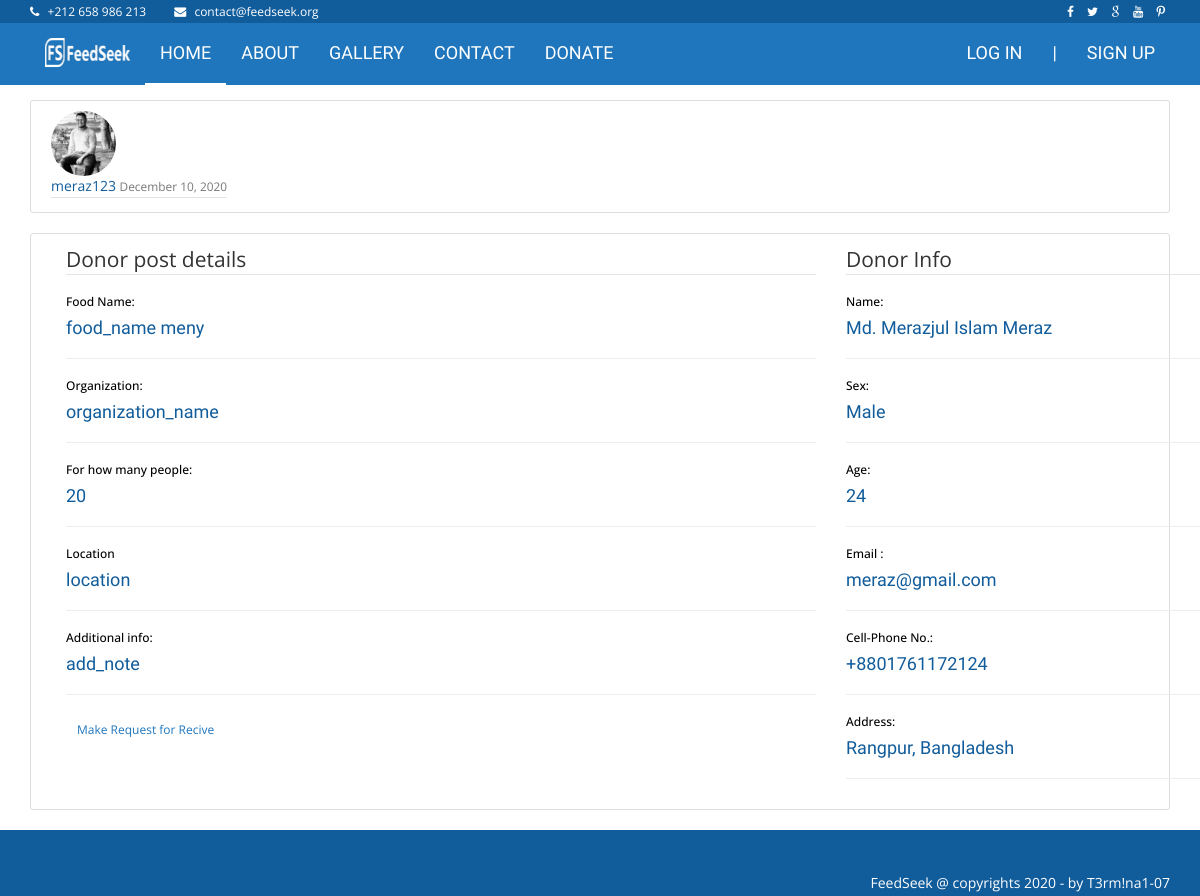
The app's page /post/2/ with its own data.
### donate_post/models.py (models this page shows, shortened)
class Post(models.Model):
    POST_CHOICES = (
        ('D', 'Want to donate',),
        ('R', 'Request for donate',),
    )
    post_choice = models.CharField(max_length=20,choices=POST_CHOICES)
    food_name = models.CharField(max_length=150,blank=True)
    organization_name = models.CharField(max_length=50,blank=True)
    how_many_people = models.IntegerField(blank=True)
    date = models.DateField(blank=True)
    location = models.CharField(max_length=70,blank=True)
    add_note = models.TextField(max_length=500,blank=True)
    date_posted = models.DateTimeField(default=timezone.now)
    author = models.ForeignKey(User, on_delete=models.CASCADE)

### users/models.py (models this page shows, shortened)
class Profile(models.Model):
    SEX_CHOICES = (
        ('Female', 'Female',),
        ('Male', 'Male',),
        ('Unsure', 'Unsure',),
    )
    user = models.OneToOneField(User, on_delete=models.CASCADE)
    image = models.ImageField(default='default.jpg', upload_to='profile_pics')
    full_name = models.CharField(max_length=150, blank=True)
    age = models.IntegerField(null=True,blank=True)
    sex = models.CharField(max_length=6,choices=SEX_CHOICES)
    phone = PhoneNumberField(blank=True)
    address = models.TextField(max_length=30, blank=True)

### donate_post/views.py (the view)
# urls.py: path('post/<int:pk>/', PostDetailView.as_view(), name='post-detail'),
class PostDetailView(DetailView):
    model = Post
    template_name = 'post_detail.html'

### donate_post/templates/post_detail.html
{% extends "pages/base.html" %}
{% block content %}
<article class="media content-section">
    <img class="rounded-circle article-img" style="border-radius: 50%;" src="{{ object.author.profile.image.url }}">
    <div class="media-body">
        <div class="article-metadata">
            <a class="mr-2" href="#">{{ object.author }}</a>
            <small class="text-muted">{{ object.date_posted|date:"F d, Y" }}</small>
        </div>
    </div>
</article>
<div class="content-section">
    <div class="container">
        <div class="row">
            <div class="col-md-12 col-lg-8 mb-5">
                <div class="personal_text">
                    <legend class="border-bottom mb-4" >Donor post details</legend>
                    <h6 style="color: black;">Food Name:</h6>
                    <h4>{{ object.food_name }}</h4>
                    <hr>
                    <h6 style="color: black;">Organization:</h6>
                    <h4>{{ object.organization_name }}</h4>
                    <hr>
                    <h6 style="color: black;">For how many people:</h6>
                    <h4>{{ object.how_many_people }}</h4>
                    <hr>
                    <h6 style="color: black;">Location</h6>
                    <h4>{{ object.location }}</h4>
                    <hr>
                    <h6 style="color: black;">Additional info:</h6>
                    <h4>{{ object.add_note }}</h4>
                    <hr>
                </div>
                {% if object.author == user %}
                <div>
                    <a class="btn btn-secondary btn-sm mt-1 mb-1" href="{% url 'post-update' object.id %}">Update</a>
                    <a class="btn btn-danger btn-sm mt-1 mb-1" href="{% url 'post-delete' object.id %}">Delete</a>
                </div>
                {% else %}
                <div>
                    <a class="btn btn-secondary btn-sm mt-1 mb-1" href="{% url 'post-update' object.id %}">Make Request
                        for
                        Recive</a>
                </div>
                {% endif %}
            </div>
            <div class="col-lg-4">
                <div class="p-4 mb-3 bg-white">
                    <div class="personal_text">
                        <legend class="border-bottom mb-4">Donor Info</legend>
                        <h6 style="color: black;">Name:</h6>
                        <h4>{{ object.author.profile.full_name }}</h4>
                        <hr>
                        <h6 style="color: black;">Sex:</h6>
                        <h4>{{ object.author.profile.sex }}</h4>
                        <hr>
                        <h6 style="color: black;">Age:</h6>
                        <h4>{{ object.author.profile.age }}</h4>
                        <hr>
                        <h6 style="color: black;">Email :</h6>
                        <h4>{{ object.author.email }}</h4>
                        <hr>
                        <h6 style="color: black;">Cell-Phone No.:</h6>
                        <h4>{{ object.author.profile.phone }}</h4>
                        <hr>
                        <h6 style="color: black;">Address:</h6>
                        <h4>{{ object.author.profile.address }}</h4>
                        <hr>
                    </div>
                </div>
            </div>
        </div>
    </div>
</div>
{% endblock content %}

### pages/templates/pages/base.html (shortened to what this page needs)
{% load static %}
<!DOCTYPE html>
<html class="no-js">
<head>
    <link rel="stylesheet" href="{% static 'website/css/bootstrap.min.css'%}">
    <link rel="stylesheet" href="{% static 'website/css/font-awesome.min.css'%}">
    <link rel="stylesheet" href="{% static 'website/css/prettyPhoto.css'%}">
    <link rel="stylesheet" href="{% static 'website/css/owl.carousel.css'%}">
    <link rel="stylesheet" href="{% static 'website/css/style.css'%}">
    <link rel="stylesheet" href="{% static 'users/main.css'%}">
</head>
<body>
    <header class="main-header">
        <nav class="navbar navbar-static-top">
            <div class="navbar-top">
                <div class="container">
                    <div class="row">
                        <div class="col-sm-6 col-xs-12">
                            <ul class="list-unstyled list-inline header-contact">
                                <li> <i class="fa fa-phone"></i> <a href="tel:">+212 658 986 213 </a> </li>
                                <li> <i class="fa fa-envelope"></i> <a
                                        href="mailto:contact@feedseek.org">contact@feedseek.org</a> </li>
                            </ul>
                        </div>
                        <div class="col-sm-6 col-xs-12 text-right">
                            <ul class="list-unstyled list-inline header-social">
                                <li> <a href="#"> <i class="fa fa-facebook"></i> </a> </li>
                                <li> <a href="#"> <i class="fa fa-twitter"></i> </a> </li>
                                <li> <a href="#"> <i class="fa fa-google"></i> </a> </li>
                                <li> <a href="#"> <i class="fa fa-youtube"></i> </a> </li>
                                <li> <a href="#"> <i class="fa fa fa-pinterest-p"></i> </a> </li>
                            </ul>
                        </div>
                    </div>
                </div>
            </div>
            <div class="navbar-main">
                <div class="container">
                    <div class="navbar-header">
                        <a class="navbar-brand" href="{% url 'index'%}"><img
                                src="{% static 'website/images/Flogo.png'%}" alt=""></a>
                    </div>
                    <div id="navbar" class="navbar-collapse collapse pull-left">
                        <ul class="nav navbar-nav">
                            {% if user.is_authenticated %}
                            <li><a class="is-active" href="{% url 'home'%}">HOME</a></li>
                            <li><a href="{% url 'about'%}">ABOUT</a></li>
                            <li><a href="{% url 'gallery'%}">GALLERY</a></li>
                            <li><a href="{% url 'contact'%}">CONTACT</a></li>
                            <li><a href="{% url 'post-create' %}">DONATE</a></li>
                            {% else %}
                            <li><a class="is-active" href="{% url 'index'%}">HOME</a></li>
                            <li><a href="{% url 'about'%}">ABOUT</a></li>
                            <li><a href="{% url 'gallery'%}">GALLERY</a></li>
                            <li><a href="{% url 'contact'%}">CONTACT</a></li>
                            <li><a href="{% url 'post-create' %}">DONATE</a></li>
                            {% endif %}
                        </ul>
                    </div>
                    <div id="navbar" class="navbar-collapse collapse pull-right">
                        <ul class="nav navbar-nav">
                            {% if user.is_authenticated %}
                            <li class="has-child"><a href="#">
                            {{ user.username }}</a>
                                <ul class="submenu">
                                    <li class="submenu-item"><a href="{% url 'profile' %}">Profile</a></li>
                                    <li class="submenu-item"><a href="#">Notification</a></li>
                                    <li class="submenu-item"><a href="{% url 'logout' %}">Log out</a></li>
                                </ul>
                            </li>
                            <li><a class="navbar-brand">|</a></li>
                            <li><a href="{% url 'post-create' %}">DONATE</a></li>
                            {% else %}</li>
                            <li><a href="{% url 'login' %}">LOG IN</a></li>
                            <li><a class="navbar-brand">|</a></li>
                            <li><a href="{% url 'register' %}">SIGN UP</a></li>
                            {% endif %}
                        </ul>
                    </div>
                </div>
            </div>
        </nav>
    </header>
    <div class="container">
        <div class="col-md-8">
        </div>
        {% block content %}{% endblock %}
    </div>
    <footer class="main-footer">
        <div class="footer-top">
        </div>
        <div class="footer-bottom">
            <div class="container text-right">
                FeedSeek @ copyrights 2020 - by <a href="#" target="_blank">T3rm!na1-07</a>
            </div>
        </div>
    </footer>
</body>
</html>

### static/website/css/style.css (style rules this page uses)
body { font-family: "Open sans", sans-serif; color: #115c9b; }
h1, h2, h3, h4 { font-family: "Dosis", sans-serif; }
a { color: inherit; }
.navbar-static-top { margin: 0; border: 0; color: #fff; }
.navbar-top { background: #115c9b; font-size: 12px; padding: 3px 0; }
.navbar-top .list-inline { margin-bottom: 0; }
.navbar-top .header-contact li { margin-right: 15px; }
.navbar-top .header-contact li .fa { margin-right: 5px; }
.navbar-main { margin-bottom: 0; color: #fff; background: #1f76bd; }
.navbar-main .navbar-brand { border-bottom: none !important; }
.navbar-main a:hover, .navbar-main a:active, .navbar-main a:focus, .navbar-main a.is-active { background: none !important; color: inherit; border-bottom: 2px solid #fff; }
.navbar-main li a { font-family: "Dosis", sans-serif; font-size: 18px; padding: 20px 15px; border-bottom: 2px solid transparent; }
.footer-top { background: #115c9b; height: 40px; }
.main-footer { background: #1f76bd; color: #fff; }
.footer-bottom { background: #115c9b; padding: 3px; }
.btn-secondary { background: #fff; color: #1f76bd; border-radius: 0; }

### static/users/main.css (style rules this page uses)
.content-section { background: #ffffff; padding: 10px 20px; border: 1px solid #dddddd; border-radius: 3px; margin-bottom: 20px; }
.article-img { height: 65px; width: 65px; margin-right: 16px; }
.article-metadata { padding-bottom: 1px; margin-bottom: 4px; border-bottom: 1px solid #e3e3e3 }

### records on screen
Post: author.profile.image (picture), author "meraz123", date_posted "December 10, 2020", food_name "food_name meny", organization_name "organization_name", how_many_people "20", location "location", add_note "add_note", author.profile.full_name "Md. Merazjul Islam Meraz", author.profile.sex "Male", author.profile.age "24", author.email "meraz@gmail.com", author.profile.phone "+8801761172124", author.profile.address "Rangpur, Bangladesh"
